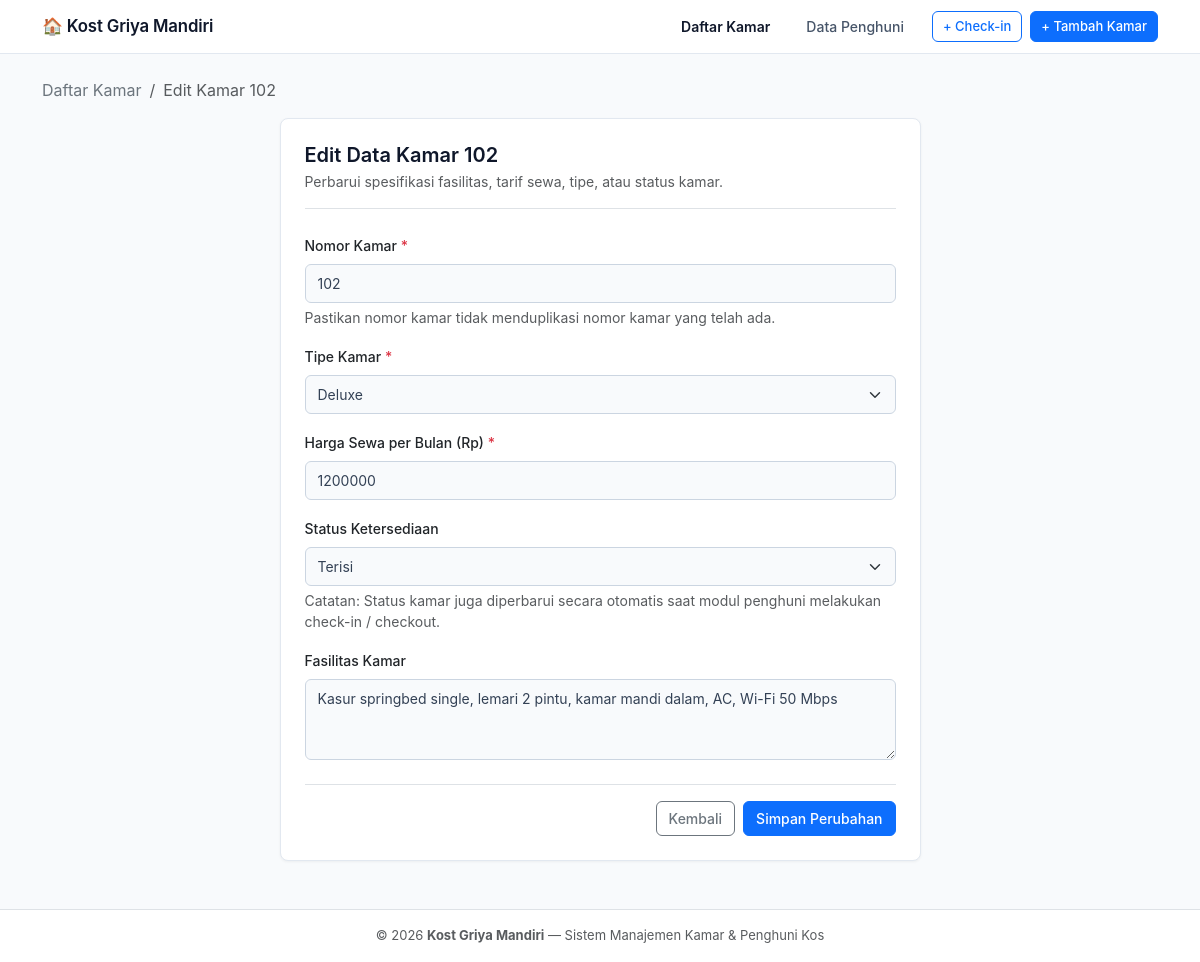
The page /kamar/edit/2 on the database its author committed.
### tables this page shows
CREATE TABLE `kamar` (
    `id` INT AUTO_INCREMENT PRIMARY KEY,
    `nomor` VARCHAR(50) NOT NULL UNIQUE,
    `tipe` VARCHAR(50) NOT NULL,
    `harga` DECIMAL(12, 2) NOT NULL,
    `fasilitas` TEXT NULL,
    `status` ENUM('tersedia', 'terisi') NOT NULL DEFAULT 'tersedia',
    `created_at` TIMESTAMP DEFAULT CURRENT_TIMESTAMP
);

### src/config/koneksi.php (called while the page is built)
<?php
$host = 'localhost';
$dbname = 'db_kostan';
$username = 'root';
$password = '';
try {
    return new PDO(
        "mysql:host={$host};dbname={$dbname};charset=utf8mb4",
        $username,
        $password,
        [
            PDO::ATTR_ERRMODE => PDO::ERRMODE_EXCEPTION,
            PDO::ATTR_DEFAULT_FETCH_MODE => PDO::FETCH_ASSOC,
            PDO::ATTR_EMULATE_PREPARES => false,
        ]
    );
} catch (PDOException $e) {
    die('<div style="font-family: -apple-system, BlinkMacSystemFont, sans-serif; padding: 24px; max-width: 600px; margin: 40px auto; background-color: #fef2f2; border: 1px solid #fecaca; border-radius: 8px; color: #991b1b;">' .
        '<h3 style="margin-top: 0; font-size: 1.1rem; color: #b91c1c;">Gagal Terhubung ke Database MySQL</h3>' .
        '<p style="font-size: 0.9rem; line-height: 1.5; color: #4b5563;">' .
        'Pastikan service MySQL di Laragon / XAMPP sudah berjalan aktif, dan database <code>db_kostan</code> telah dibuat/diimpor dari file <code>database.sql</code>.' .
        '</p>' .
        '<p style="font-size: 0.8rem; background: #fee2e2; padding: 8px 12px; border-radius: 4px; font-family: monospace; color: #7f1d1d; word-break: break-all;">' .
        htmlspecialchars($e->getMessage()) .
        '</p>' .
        '</div>');
}

### src/Controllers/KamarController.php (called while the page is built, shortened)
<?php
class KamarController
{
    private KamarRepository $kamarRepo;
    public function __construct(?KamarRepository $repo = null)
    {
        $this->kamarRepo = $repo ?? new KamarRepository();
    }
    private function render(string $view, array $data = []): void
    {
        extract($data);
        require_once __DIR__ . '/../../views/layout/header.php';
        require_once __DIR__ . "/../../views/{$view}.php";
        require_once __DIR__ . '/../../views/layout/footer.php';
    }
    public function edit(?string $id = null): void
    {
        $kamarId = (int)($id ?? $_GET['id'] ?? 0);
        $kamar = $this->kamarRepo->find($kamarId);
        $this->render('kamar/edit', [
            'title' => 'Edit Kamar ' . htmlspecialchars($kamar['nomor']) . ' - Griya Mandiri',
            'kamar' => $kamar,
        ]);
    }
}

### public/index.php (called while the page is built, shortened)
<?php
$router = new Router();
$router->get('/', [KamarController::class, 'index']);
$router->get('/kamar', [KamarController::class, 'index']);
$router->get('/kamar/tambah', [KamarController::class, 'create']);
$router->post('/kamar/simpan', [KamarController::class, 'store']);
$router->post('/kamar/tambah', [KamarController::class, 'store']);
$router->get('/kamar/edit/{id}', [KamarController::class, 'edit']);
$router->get('/kamar/edit', [KamarController::class, 'edit']);
$router->post('/kamar/update/{id}', [KamarController::class, 'update']);
$router->post('/kamar/update', [KamarController::class, 'update']);
$router->post('/kamar/hapus/{id}', [KamarController::class, 'delete']);
$router->post('/kamar/hapus', [KamarController::class, 'delete']);
$router->get('/kamar/hapus/{id}', [KamarController::class, 'delete']);
$router->get('/penghuni', [PenghuniController::class, 'index']);
$router->get('/penghuni/tambah', [PenghuniController::class, 'create']);
$router->post('/penghuni/simpan', [PenghuniController::class, 'store']);
$router->post('/penghuni/tambah', [PenghuniController::class, 'store']);
$router->post('/penghuni/checkout/{id}', [PenghuniController::class, 'checkout']);
$router->post('/penghuni/checkout', [PenghuniController::class, 'checkout']);
$router->dispatch($_SERVER['REQUEST_URI'], $_SERVER['REQUEST_METHOD']);

### src/Repository/KamarRepository.php (called while the page is built, shortened)
<?php
class KamarRepository
{
    private PDO $db;
    public function __construct(?PDO $pdo = null)
    {
        $this->db = $pdo ?? (require __DIR__ . '/../config/koneksi.php');
    }
    public function find(int $id): ?array
    {
        $stmt = $this->db->prepare("SELECT * FROM kamar WHERE id = ?");
        $stmt->execute([$id]);
        $kamar = $stmt->fetch();
        return $kamar ?: null;
    }
}

### views/kamar/edit.php (the view, shortened to what this page needs)
<nav aria-label="breadcrumb" class="mb-3">
    <ol class="breadcrumb small">
        <li class="breadcrumb-item"><a href="<?= BASE_URL ?>/kamar" class="text-decoration-none text-secondary">Daftar Kamar</a></li>
        <li class="breadcrumb-item active" aria-current="page">Edit Kamar <?= htmlspecialchars($kamar['nomor']) ?></li>
    </ol>
</nav>
<div class="row justify-content-center">
    <div class="col-lg-7">
        <div class="card card-custom p-4">
            <div class="border-bottom pb-3 mb-4">
                <h2 class="h5 fw-semibold mb-1" style="color: #0f172a;">Edit Data Kamar <?= htmlspecialchars($kamar['nomor']) ?></h2>
                <p class="text-muted small mb-0">Perbarui spesifikasi fasilitas, tarif sewa, tipe, atau status kamar.</p>
            </div>
            <form method="POST" action="<?= BASE_URL ?>/kamar/update/<?= $kamar['id'] ?>">
                <div class="mb-3">
                    <label for="nomor" class="form-label small fw-medium text-dark">Nomor Kamar <span class="text-danger">*</span></label>
                    <input type="text" class="form-control" id="nomor" name="nomor" value="<?= htmlspecialchars($kamar['nomor']) ?>" required>
                    <div class="form-text small text-muted">Pastikan nomor kamar tidak menduplikasi nomor kamar yang telah ada.</div>
                </div>
                <div class="mb-3">
                    <label for="tipe" class="form-label small fw-medium text-dark">Tipe Kamar <span class="text-danger">*</span></label>
                    <select class="form-select" id="tipe" name="tipe" required>
                        <option value="Deluxe" <?= ($kamar['tipe'] === 'Deluxe') ? 'selected' : '' ?>>Deluxe</option>
                    </select>
                </div>
                <div class="mb-3">
                    <label for="harga" class="form-label small fw-medium text-dark">Harga Sewa per Bulan (Rp) <span class="text-danger">*</span></label>
                    <input type="number" class="form-control" id="harga" name="harga" value="<?= htmlspecialchars((string)(int)$kamar['harga']) ?>" min="1" step="1000" required>
                </div>
                <div class="mb-3">
                    <label for="status" class="form-label small fw-medium text-dark">Status Ketersediaan</label>
                    <select class="form-select" id="status" name="status">
                        <option value="terisi" <?= ($kamar['status'] === 'terisi') ? 'selected' : '' ?>>Terisi</option>
                    </select>
                    <div class="form-text small text-muted">Catatan: Status kamar juga diperbarui secara otomatis saat modul penghuni melakukan check-in / checkout.</div>
                </div>
                <div class="mb-4">
                    <label for="fasilitas" class="form-label small fw-medium text-dark">Fasilitas Kamar</label>
                    <textarea class="form-control" id="fasilitas" name="fasilitas" rows="3"><?= htmlspecialchars($kamar['fasilitas'] ?? '') ?></textarea>
                </div>
                <div class="d-flex justify-content-end gap-2 pt-3 border-top">
                    <a href="<?= BASE_URL ?>/kamar" class="btn btn-outline-secondary">Kembali</a>
                    <button type="submit" class="btn btn-primary">Simpan Perubahan</button>
                </div>
            </form>
        </div>
    </div>
</div>

### src/Core/Router.php (shortened to what this page needs)
<?php
class Router
{
    private array $routes = [];
    private function addRoute(string $method, string $path, array|callable $handler): void
    {
        $path = '/' . trim($path, '/');
        $this->routes[$method][$path] = $handler;
    }
    public function dispatch(string $uri, string $method): void
    {
        $path = parse_url($uri, PHP_URL_PATH) ?? '/';
        $path = '/' . trim($path, '/');
        $method = strtoupper($method);
        if (isset($this->routes[$method])) {
            foreach ($this->routes[$method] as $route => $handler) {
                if (str_contains($route, '{')) {
                    $pattern = preg_replace('#\{[a-zA-Z0-9_]+\}#', '([^/]+)', $route);
                    $pattern = '#^' . $pattern . '$#';
                    if (preg_match($pattern, $path, $matches)) {
                        array_shift($matches);
                        $this->executeHandler($handler, $matches);
                        return;
                    }
                }
            }
        }
    }
    private function executeHandler(array|callable $handler, array $params = []): void
    {
        if (is_array($handler)) {
            [$class, $method] = $handler;
            if (class_exists($class)) {
                $controller = new $class();
                if (method_exists($controller, $method)) {
                    call_user_func_array([$controller, $method], $params);
                    return;
                }
            }
        }
    }
}

### views/layout/header.php (style rules this page uses)
:root { --bs-body-bg: #f8fafc; --bs-body-color: #334155; --border-color: #e2e8f0; }
body { font-family: -apple-system, BlinkMacSystemFont, "Segoe UI", Roboto, "Helvetica Neue", Arial, sans-serif; background-color: var(--bs-body-bg); color: var(--bs-body-color); min-height: 100vh; display: flex; flex-direction: column; }
.card-custom { background: #ffffff; border: 1px solid var(--border-color); border-radius: 8px; box-shadow: 0 1px 3px rgba(0, 0, 0, 0.05); }
.form-control, .form-select { border: 1px solid #cbd5e1; border-radius: 6px; font-size: 0.875rem; padding: 8px 12px; }
.btn { font-size: 0.875rem; border-radius: 6px; font-weight: 500; }

### rows shown on the page
kamar: nomor "102", tipe "Deluxe", harga "1200000", status "Terisi", fasilitas "Kasur springbed single, lemari 2 pintu, kamar mandi dalam, AC, Wi-Fi 50 Mbps"
